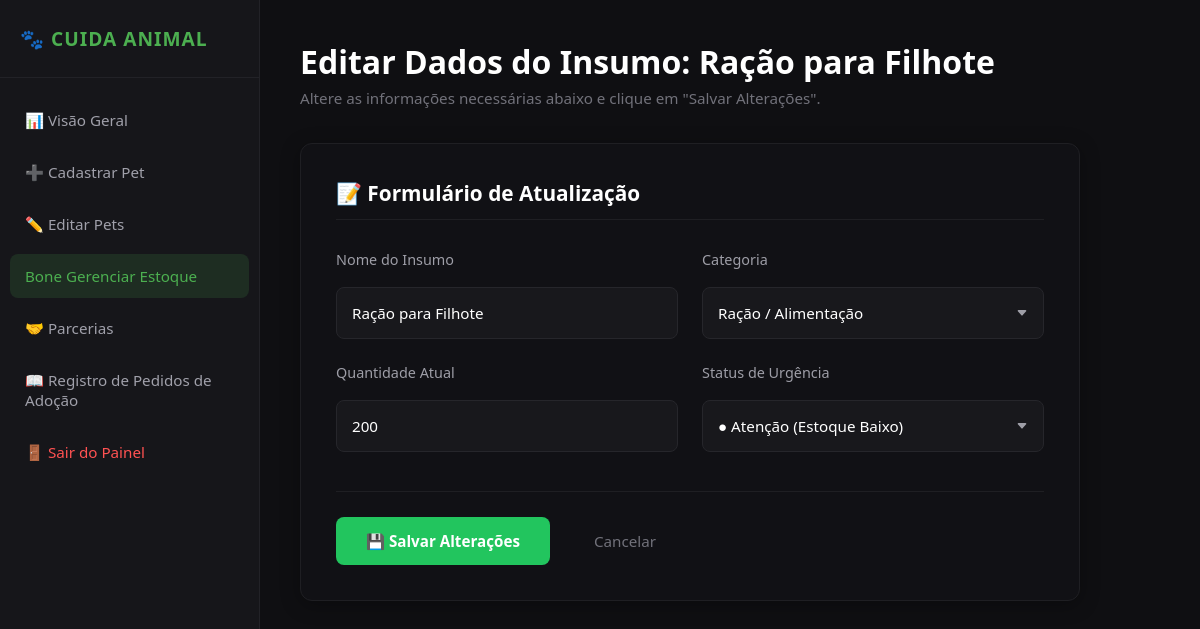
The app's page /estoque-editar.php?id=4 (signed in) with its own data.
### tables this page shows
CREATE TABLE IF NOT EXISTS `tb_estoque` (
  `id` int(11) NOT NULL AUTO_INCREMENT,
  `item_nome` varchar(100) NOT NULL,
  `categoria` varchar(50) NOT NULL,
  `quantidade` int(11) NOT NULL DEFAULT 0,
  `status_necessidade` enum('OK','Atenção','Crítico') DEFAULT 'OK',
  PRIMARY KEY (`id`)
);

### estoque-editar.php (the view, shortened to what this page needs)
<?php
require_once 'backend/conexao.php';
$id = intval($_GET['id']);
try {
    $sql = "SELECT * FROM tb_estoque WHERE id = :id";
    $stmt = $conexao->prepare($sql);
    $stmt->bindParam(':id', $id, PDO::PARAM_INT);
    $stmt->execute();
    $item = $stmt->fetch(PDO::FETCH_ASSOC);
} catch (PDOException $erro) {
    error_log($erro->getMessage());
    echo "Erro ao carregar os dados do insumo.";
    exit;
}
?>
<!DOCTYPE html>
<html lang="pt-BR">
<head>
    <link rel="stylesheet" href="assets/CSS/styale.css">
    <link rel="stylesheet" href="assets/CSS/estoque-form.css">
</head>
<body>
    <aside class="sidebar">
        <div class="sidebar-brand">🐾 Cuida Animal</div>
        <ul class="sidebar-menu">
            <li><a href="index.php">📊 Visão Geral</a></li>
            <li><a href="cadastrar.php">➕ Cadastrar Pet</a></li>
            <li><a href="editar.php">✏️ Editar Pets</a></li>
            <li><a href="gerenciar-estoque.php" class="active">Bone Gerenciar Estoque</a></li>
            <li><a href="parcerias-novo.php">🤝 Parcerias</a></li>
             <li><a href="registro-pedidos.php">📖 Registro de Pedidos de Adoção</a></li>
            <li><a href="sair.php" class="logout">🚪 Sair do Painel</a></li>
        </ul>
    </aside>
    <main class="main-content">
        <div class="header-dash">
            <h1>Editar Dados do Insumo: <?php echo htmlspecialchars($item['item_nome']); ?></h1>
            <p>Altere as informações necessárias abaixo e clique em "Salvar Alterações".</p>
        </div>
        <div class="form-estoque-container">
            <h2>📝 Formulário de Atualização</h2>
            <form action="backend/atualizar-estoque.php" method="POST" class="estoque-form-body">
                <div class="form-row">
                    <div class="form-cell">
                        <label for="item_nome">Nome do Insumo</label>
                        <input type="text" name="item_nome" id="item_nome" value="<?php echo htmlspecialchars($item['item_nome']); ?>" required>
                    </div>
                    <div class="form-cell">
                        <label for="categoria">Categoria</label>
                        <select name="categoria" id="categoria" required>
                            <option value="Ração" <?php echo ($item['categoria'] == 'Ração') ? 'selected' : ''; ?>>Ração / Alimentação</option>
                        </select>
                    </div>
                </div>
                <div class="form-row">
                    <div class="form-cell">
                        <label for="quantidade">Quantidade Atual</label>
                        <input type="text" name="quantidade" id="quantidade" value="<?php echo htmlspecialchars($item['quantidade']); ?>" required>
                    </div>
                    <div class="form-cell">
                        <label for="status_necessidade">Status de Urgência</label>
                        <select name="status_necessidade" id="status_necessidade" required>
                            <option value="Atenção" <?php echo ($item['status_necessidade'] == 'Atenção') ? 'selected' : ''; ?>>● Atenção (Estoque Baixo)</option>
                        </select>
                    </div>
                </div>
                <div class="form-actions">
                    <button type="submit" class="btn-save">💾 Salvar Alterações</button>
                    <a href="gerenciar-estoque.php" class="btn-cancel">Cancelar</a>
                </div>
            </form>
        </div>
    </main>
</body>
</html>

### assets/CSS/styale.css (style rules this page uses)
* { margin: 0; padding: 0; box-sizing: border-box; font-family: 'Segoe UI', Tahoma, Geneva, Verdana, sans-serif; }
body { background-color: #0f0f12; color: #f5f5f7; display: flex; min-height: 100vh; }
.sidebar { width: 260px; background-color: #16161a; border-right: 1px solid #222227; display: flex; flex-direction: column; position: fixed; height: 100vh; left: 0; top: 0; }
.sidebar-brand { padding: 25px 20px; font-size: 1.2rem; font-weight: bold; color: #4caf50; text-transform: uppercase; letter-spacing: 1px; border-bottom: 1px solid #222227; }
.sidebar-menu { list-style: none; padding: 20px 10px; display: flex; flex-direction: column; gap: 8px; }
.sidebar-menu a { color: #a0a0aa; text-decoration: none; display: flex; align-items: center; padding: 12px 15px; border-radius: 8px; font-size: 0.95rem; font-weight: 500; transition: all 0.3s ease; }
.sidebar-menu a:hover, .sidebar-menu a.active { background-color: rgba(76, 175, 80, 0.15); color: #4caf50; }
.sidebar-menu a.logout { margin-top: auto; color: #ff5252; }
.main-content { margin-left: 260px; flex: 1; padding: 40px; box-sizing: border-box; width: calc(100% - 260px); }
.header-dash, .metrics-grid, .section-card, .form-edit-container, .parcerias-container { width: 100%; max-width: 1200px; margin-left: auto !important; margin-right: auto !important; }
.header-dash { margin-bottom: 35px; }
.header-dash h1 { font-size: 2rem; font-weight: 600; color: #ffffff; }
.header-dash p { color: #71717a; font-size: 0.95rem; margin-top: 5px; }
.form-row { display: flex; gap: 20px; flex-wrap: wrap; }
.form-cell { flex: 1; min-width: 250px; display: flex; flex-direction: column; }
.form-cell label { color: #9ca3af; font-size: 14px; font-weight: 500; margin-bottom: 8px; }
.form-cell input[type="text"], .form-cell input[type="number"], .form-cell input[type="file"] { background: #0f172a; border: 1px solid #334155; color: #fff; padding: 14px; border-radius: 12px; transition: .3s; font-size: 15px; }
.form-cell input::placeholder { color: #64748b; }
.form-actions { display: flex; justify-content: flex-end; gap: 15px; margin-top: 15px; }
.btn-cancel, .btn-save { border: none; padding: 12px 24px; border-radius: 10px; cursor: pointer; font-weight: 600; text-decoration: none; transition: .3s; }
.btn-cancel { background: rgba(239,68,68,.15); color: #ef4444; border: 1px solid rgba(239,68,68,.3); }
.btn-save { background: #22c55e; color: white; }

### assets/CSS/estoque-form.css (style rules this page uses)
.form-estoque-container { width: 100%; max-width: 780px; background-color: #111115; border: 1px solid #1f1f23; border-radius: 12px; padding: 35px; margin-top: 25px; box-sizing: border-box; box-shadow: 0 4px 20px rgba(0, 0, 0, 0.3); }
.form-estoque-container h2 { font-size: 1.3rem; color: #ffffff; margin-top: 0; margin-bottom: 30px; padding-bottom: 12px; border-bottom: 1px solid #1f1f23; font-weight: 600; }
.estoque-form-body { display: flex; flex-direction: column; gap: 24px; }
.form-row { display: flex; gap: 24px; width: 100%; }
.form-cell { flex: 1; display: flex; flex-direction: column; gap: 10px; }
.form-cell label { font-size: 0.9rem; color: #9e9ea7; font-weight: 500; }
.form-cell input[type="text"], .form-cell select { background-color: #18181c; border: 1px solid #26262b; color: #ffffff; padding: 15px; border-radius: 8px; font-size: 0.95rem; width: 100%; box-sizing: border-box; font-family: inherit; transition: all 0.2s ease; }
.form-cell select { cursor: pointer; appearance: none; -webkit-appearance: none; -moz-appearance: none; background-repeat: no-repeat; background-position: calc(100% - 15px) center; padding-right: 40px; }
.form-cell select option { background-color: #18181c; color: #ffffff; padding: 10px; }
.form-actions { display: flex; justify-content: flex-start; align-items: center; gap: 20px; margin-top: 15px; padding-top: 25px; border-top: 1px solid #1f1f23; }
.btn-save { background-color: #22c55e; color: #ffffff; border: none; padding: 14px 30px; border-radius: 8px; font-size: 0.95rem; font-weight: 600; cursor: pointer; transition: all 0.2s ease; display: inline-flex; align-items: center; gap: 8px; }
.btn-cancel { background-color: transparent; border: none; color: #71717a; font-size: 0.95rem; text-decoration: none; font-weight: 500; transition: color 0.2s ease; cursor: pointer; }

### records on screen
tb_estoque: item_nome "Ração para Filhote", categoria "Ração / Alimentação", quantidade "200", status_necessidade "● Atenção (Estoque Baixo)"
